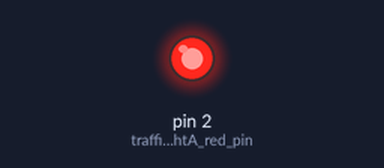
Recording of a sketch running on a simulated Arduino Uno, built with avr-gcc and run on an emulated ATmega328P. On the bench: output pins drawn as LEDs (lit = HIGH).

Above: at 0.1 s.
Timing chart, 0 to 1.6 s (numbered marks = the images above):
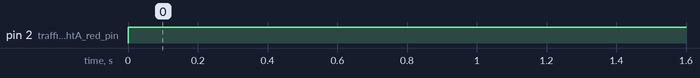

Measured:
- by itself, pin 2 (traffic_lightA_red_pin): LOW → HIGH at 0.00 s

The sketch:

3_02_lyssignal_1.ino
```cpp
/**********************************************************************
 * Trafiklys skabelon
 * Coding Pirates Workshop, Lyngby - Microsoft, Oktober/November 2022
 * Mikkel Holm Olsen
 **********************************************************************/
const byte traffic_lightA_red_pin = 2;
const byte traffic_lightA_yellow_pin = 3;
const byte traffic_lightA_green_pin = 4;

void setup() {
  pinMode(traffic_lightA_red_pin, OUTPUT);
  // Tilføj kode der initialiserer de to andre pins
}

void loop() {
  // 1. tilstand: rødt lys
  digitalWrite(traffic_lightA_red_pin, HIGH); // Tænd rødt
  delay(7000);

  // 2. tilstand: rødt + gult lys
  //digitalWrite(...); // Tænd gult
  delay(1000);

  // 3. tilstand: grønt lys
  // Sluk rødt
  // Sluk gult
  // Tænd grønt
  delay(5000);

  // 4. tilstand: gult lys
  // ...
  delay(1000);
}
```
